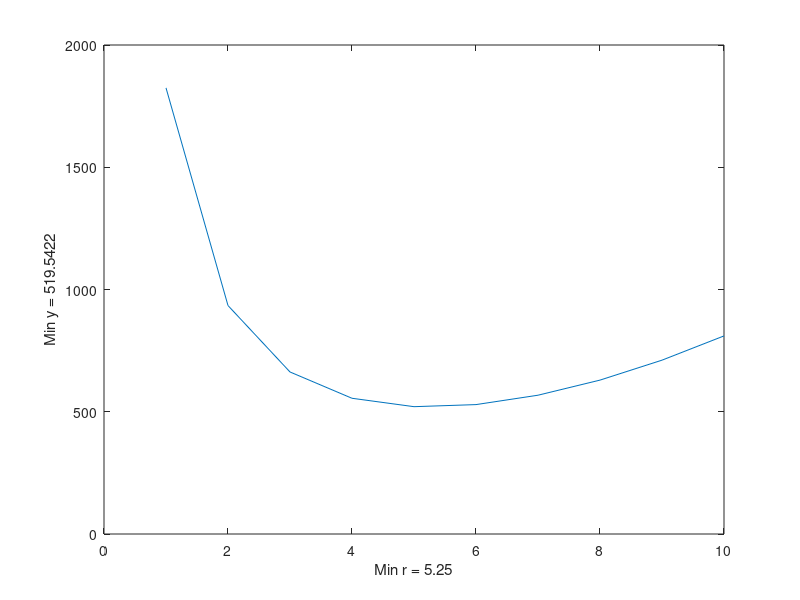

The MATLAB script that drew this image:
%Octave Script
%Title       : Definición y Resolución de Variable, Función, Dominio y Rango
%Description : Script para daR solución a el problema de "La lata para envasar chocolate" y definir los conseptos de Variable, Función, Dominio y Rango
%Authors     : Ernesto Archundia Montiel, Felipe de Jesus Atenojenes Feliciano, Neftali Barrales Garcia
%Date        : 20211013, 202123846
%Version     : 4
%Usage       : octave/path/DefinicionyResolucion
%Notes       : Requiere la aplicación de octave, usar su línea de comandos  

clear
r=0:1:10;
ar=@(r) (1818.4./(r))+ ((2 * pi())*((r.^2)));
y = (1818.4./(r)) + ((2 * pi())*(r.^2));
resr = fminbnd( ar,0,10);
plot(r, y);
xlabel(['Min r = ' num2str(resr)] );
ylabel(['Min y = ' num2str( ar(resr))] );
